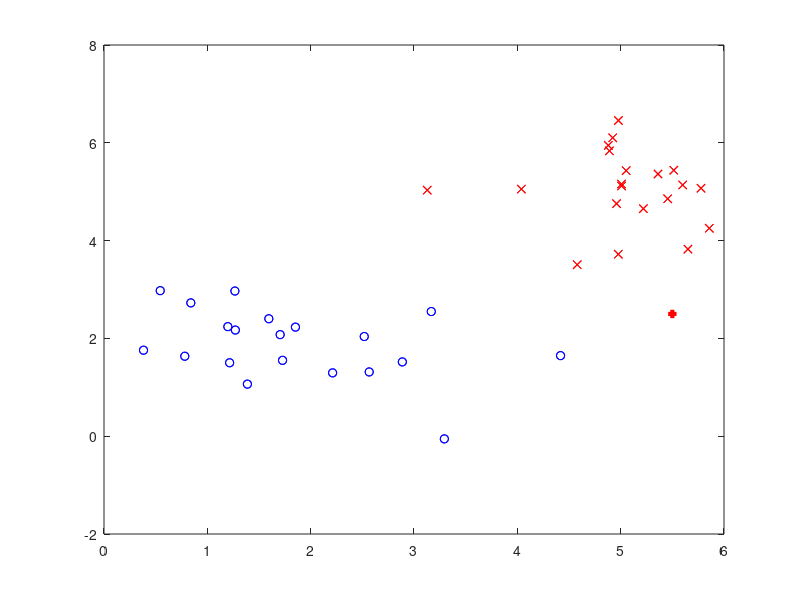

Source code (MATLAB):
%% Created by King Chung Ho (Johnny Ho) in 030515


%*****************************
% K-nearest neighbor (KNN) is an algorithm which classify an incoming new
% sample by looking into k nearest neighbors of the new sample. For example,
% in a problem of classifying whether an object is an apple or not based on 
% texture and color, if more % than 2 % out of 5 neightbors of the object is 
% apple, then the object will be classified as an apple. 

%****************************
% The flow of KNN is below:

% Step 1: Obtain training data (maybe do some preprocessing)
% Step 2: Define k. k is arbitrary. It can be tuned by cross-validation.
% Step 3: For a new sample, find the closest k-neighbors based on a
% distance measurement, e,g, a common one is nucliean distance.
% Step 4: Classify the new sample by getting the majority vote of
% k-neighbors.

% Note: in step 3, simple straight forward way to find the cloest neighbors
% is by calculating every pair of possible distance. However, a faster way
% to is use a data structure called kd-tree, speed: O(nlogn). In this
% example, I will demonstrate the straight forward way. It should not be
% difficult to extend the code to use kd-tre.

%% Step 1 Creating training data (random) for 2 clusters using gaussian distribution.
% Assuming there are two clusters with two dimenions

clear all;
clc;

% parameters
num_data = 20;
label = zeros(1,num_data*2);

% ###### cluster 1
% Define cluster
mean_1 = 2;
sigma_1 = 0.9;
x1 = normrnd(mean_1,sigma_1,[1 num_data]);
y1 = normrnd(mean_1,sigma_1,[1 num_data]);
cluster_1 = [x1 ; y1]';
% Define label
label(1:num_data) = 1;

% ##### cluster 2
% Define cluster
mean_2 = 5;
sigma_2 = 0.9;
x2 = normrnd(mean_2,sigma_2,[1 num_data]);
y2 = normrnd(mean_2,sigma_2,[1 num_data]);
cluster_2 = [x2 ; y2]';
% Define label
label(num_data+1:end) = 2;

% Plot 
plot(cluster_1(:,1),cluster_1(:,2),'bo',cluster_2(:,1),cluster_2(:,2),'rx');

%join two clusters
j_cluster = [cluster_1; cluster_2];
%% Step 2 Define k
k = 5;

%% Step 3 Given a test data, find k closest neighbor.
% This part can be improved by using kd-tree. If your training dataset is
% small, the basic implement is alright. If it is big, it will be much
% better to use kd-tree.

clc;
test_data = [5.5 2.5];

% Calculate pair-wise distance between each point with the test data
D = pdist2(test_data,j_cluster,'euclidean');

% ######find k nearest neighbors (To be specific, position in the array)
% Sort the distance from small to large. The first k elements in pos is the
% cloest neighbors
[sorted_D,pos] = sort(D);
neighbors_pos = pos(1:k);

%% Step 4 Classify the test data by majority vote of the neighbors
test_label = mode(label(neighbors_pos));

% plot the test point, assuming binary classification
hold on
plot(cluster_1(:,1),cluster_1(:,2),'bo',cluster_2(:,1),cluster_2(:,2),'rx');
if (test_label==1)
   h = plot(test_data(1),test_data(2),'b+');
else
   h = plot(test_data(1),test_data(2),'r+');    
end
set(h,'linewidth',3);
hold off

%% DONE!

